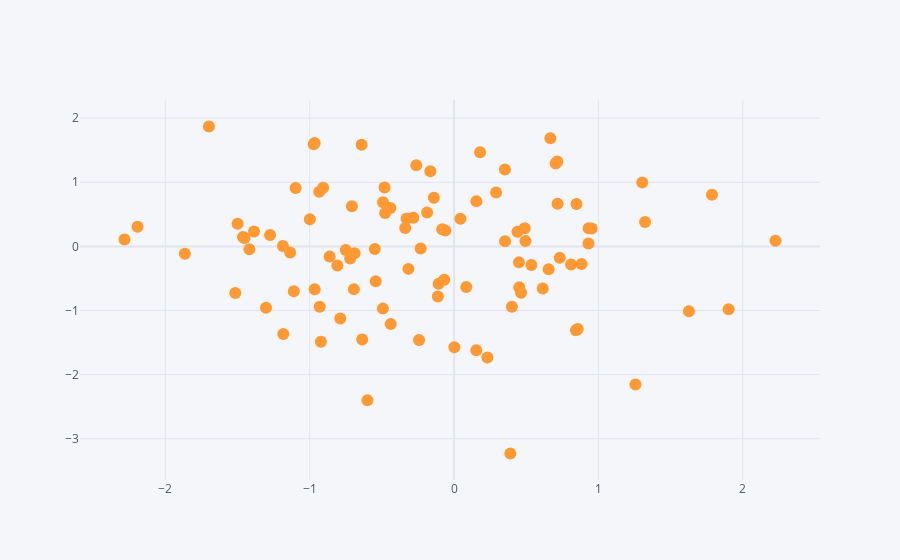

Notebook code cell kept with this figure:
### Code cell
df.iplot(kind='scatter',  x='A', y='B', mode='markers', size = 12)
